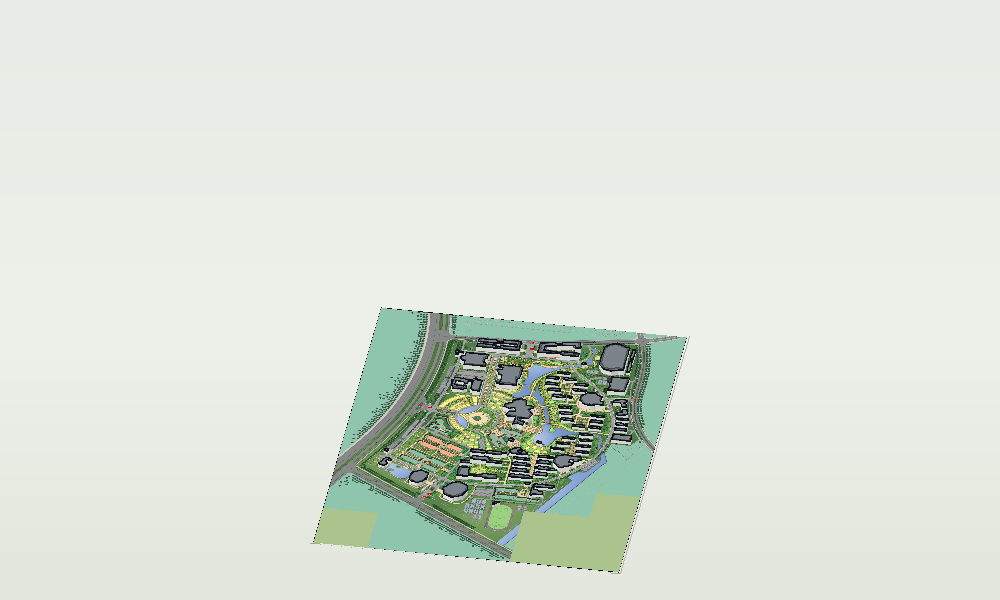

Write the Python code that produced this figure.
# -*- coding: utf-8 -*-
"""离线校验渲染：严格复刻 离线预览.html 的 draw3D 投影与徽派上色（含地基底板）。"""
import json, math, os
import io
import numpy as np
from PIL import Image, ImageDraw

from build_materials import load_ground  # 复用沙盘校准后的地面贴图（擦图例/草坪绿）

ROOT = os.path.dirname(os.path.dirname(os.path.abspath(__file__)))
OUTLINES = os.path.join(ROOT, "data", "outlines.json")
GROUND = os.path.join(ROOT, "refs", "official_01_plan_d.jpg")
OUT = os.path.join(os.path.dirname(os.path.abspath(__file__)), "_verify_render.png")

d = json.load(open(OUTLINES, encoding="utf-8"))
polys = d["polygons"]

W, H = 1000, 600
ANG = -0.62
PANX, PANY = 0, 140
allp = [(q[0], q[1]) for p in polys for q in p["points"]]
xs = [p[0] for p in allp]; zs = [p[1] for p in allp]
span = max(max(xs) - min(xs), max(zs) - min(zs), 1.0)
SC = round(336.0 / span, 5)
C, S = math.cos(ANG), math.sin(ANG)

def proj(x, y, z):
    rx = x * C - z * S
    rz = x * S + z * C
    return [W / 2 + (rx - rz) * 0.866 * SC + PANX,
            H / 2 + (rx + rz) * 0.5 * SC - y * SC * 0.9 + PANY]

def P(x, y, z):
    return (int(proj(x, y, z)[0]), int(proj(x, y, z)[1]))

def shade(rgb, f):
    return tuple(min(255, max(0, int(c * f))) for c in rgb)

def area(p):
    a = 0
    for i in range(len(p)):
        q = p[(i + 1) % len(p)]
        a += p[i][0] * q[1] - q[0] * p[i][1]
    return abs(a) / 2

def height(a):
    return 21 if a > 9000 else (18 if a > 3500 else (15 if a > 1200 else 11))

def long_edges(p):
    if len(p) < 3: return []
    best, bA, bB = 0.0, p[0], p[1]
    for i in range(len(p)):
        a2 = p[i]; b2 = p[(i + 1) % len(p)]
        dd = math.hypot(b2[0]-a2[0], b2[1]-a2[1])
        if dd > best: best, bA, bB = dd, a2, b2
    ang0 = math.atan2(bB[1]-bA[1], bB[0]-bA[0])
    edges = []
    for i in range(len(p)):
        a2 = p[i]; b2 = p[(i + 1) % len(p)]
        if math.hypot(b2[0]-a2[0], b2[1]-a2[1]) < 1: continue
        da = math.atan2(b2[1]-a2[1], b2[0]-a2[0]) - ang0
        da = abs(math.atan2(math.sin(da), math.cos(da)))
        if da < 0.35: edges.append((a2, b2))
    return edges

def obb(p):
    n = len(p); cx = sum(q[0] for q in p)/n; cz = sum(q[1] for q in p)/n
    best, bA, bB = 0.0, p[0], p[1]
    for i in range(n):
        a2 = p[i]; b2 = p[(i+1)%n]; dd = math.hypot(b2[0]-a2[0], b2[1]-a2[1])
        if dd > best: best, bA, bB = dd, a2, b2
    ux, uz = (bB[0]-bA[0])/best, (bB[1]-bA[1])/best; vx, vz = -uz, ux
    Lh = Wh = 0.0
    for q in p:
        Lh = max(Lh, abs((q[0]-cx)*ux+(q[1]-cz)*uz)); Wh = max(Wh, abs((q[0]-cx)*vx+(q[1]-cz)*vz))
    return cx, cz, ux, uz, vx, vz, Lh, Wh

COL = {"building": (224, 226, 225), "roof": (108, 114, 120), "maotou": (34, 39, 44),
       "water": (111, 168, 207), "green": (127, 168, 90), "road": (192, 196, 188)}

# 背景：暖灰绿地平
img = Image.new("RGB", (W, H), (233, 236, 230))
px = img.load()
for y in range(H):
    t = y / H
    if t < 0.55:
        f = t / 0.55; r = int(233+(238-233)*f); g = int(236+(241-236)*f); b = int(230+(234-230)*f)
    else:
        f = (t-0.55)/0.45; r = int(238+(227-238)*f); g = int(241+(230-241)*f); b = int(234+(220-234)*f)
    for x in range(W): px[x, y] = (r, g, b)
draw = ImageDraw.Draw(img, "RGBA")

# 地面：规划图仿射贴图（dest像素 -> source图块像素，须解逆映射）
gw, gh = 1800, 2395
def wx(u): return (u-900)/1.81
def wz(v): return (v-1197.5)/1.81
src = np.array([(0, 0), (gw, 0), (0, gh)], float)          # 规划图像素
dst = np.array([proj(wx(u), 0, wz(v)) for u, v in src], float)  # 屏幕像素
A = np.column_stack([dst, np.ones(3)])                     # [dx, dy, 1]
coef_u, *_ = np.linalg.lstsq(A, src[:, 0], rcond=None)     # u = a*dx+b*dy+c
coef_v, *_ = np.linalg.lstsq(A, src[:, 1], rcond=None)     # v = d*dx+e*dy+f
a, b, c = coef_u; dd, e, f = coef_v
gimg = Image.open(io.BytesIO(load_ground())).convert("RGB").resize((gw, gh))
ground = gimg.transform((W, H), Image.AFFINE, (a, b, c, dd, e, f), resample=Image.BILINEAR)

# 地基底板（先画侧立面；顶面随后由规划图贴图覆盖）
def draw_base():
    X0,Z0,X1,Z1=-505,-668,505,668
    front=[P(X0,0,Z1),P(X1,0,Z1),P(X1,-0.6,Z1),P(X0,-0.6,Z1)]
    right=[P(X1,0,Z1),P(X1,0,Z0),P(X1,-0.6,Z0),P(X1,-0.6,Z1)]
    draw.polygon(front, fill=(169,167,155))
    draw.polygon(right, fill=(182,180,168))
draw_base()

# 规划图贴到顶面（只贴校园四边形范围内）
quad = [P(wx(0),0,wz(0)), P(wx(gw),0,wz(0)), P(wx(gw),0,wz(gh)), P(wx(0),0,wz(gh))]
mask = Image.new("L", (W, H), 0)
ImageDraw.Draw(mask).polygon([tuple(q) for q in quad], fill=255)
img = Image.composite(ground, img, mask)
draw = ImageDraw.Draw(img, "RGBA")

def poly(pts2d, y, fill, outline=None):
    sp = [P(x, y, z) for x, z in pts2d]
    draw.polygon(sp, fill=fill, outline=outline)

# 水/绿/路/操场由规划图贴图地面承载（与 GLB 一致），不再铺平色覆盖层

blds = [p for p in polys if p["class"] == "building"]
blds.sort(key=lambda p: sum(q[0]+q[1] for q in p["points"])/len(p["points"]))

def pip(px, pz, poly):
    inside = False; N = len(poly); j = N - 1
    for i2 in range(N):
        xi, zi = poly[i2]; xj, zj = poly[j]
        if (zi > pz) != (zj > pz) and px < (xj - xi) * (pz - zi) / (zj - zi + 1e-12) + xi:
            inside = not inside
        j = i2
    return inside

for p in blds:
    pts = p["points"]
    if len(pts) < 3: continue
    h = height(area(pts))
    cx, cz, ux, uz, vx, vz, Lh, Wh = obb(pts)
    for i in range(len(pts)):
        u = pts[i]; v = pts[(i+1)%len(pts)]
        ang_e = math.atan2(v[1]-u[1], v[0]-u[0])
        lit = 0.72 + 0.28*abs(math.cos(ang_e+ANG))
        q = [P(u[0],0,u[1]), P(v[0],0,v[1]), P(v[0],h,v[1]), P(u[0],h,u[1])]
        draw.polygon(q, fill=shade(COL["building"], lit))
    k = 0.12; rise = min(2.6, max(1.8, h*0.15))
    ip = [[cx+(q[0]-cx)*(1-k), cz+(q[1]-cz)*(1-k)] for q in pts]
    for i in range(len(pts)):
        u = pts[i]; v = pts[(i+1)%len(pts)]; c2 = ip[i]; d2 = ip[(i+1)%len(ip)]
        q = [P(u[0],h,u[1]), P(v[0],h,v[1]), P(d2[0],h+rise,d2[1]), P(c2[0],h+rise,c2[1])]
        draw.polygon(q, fill=shade(COL["roof"], 0.82+0.2*((i%3)/3)))
    qtop = [P(q[0],h+rise,q[1]) for q in ip]
    draw.polygon(qtop, fill=shade(COL["roof"], 1.15))
    draw.line(qtop+[qtop[0]], fill=(20,26,30,115), width=1)
    qeave = [P(q[0],h,q[1]) for q in pts]
    draw.line(qeave+[qeave[0]], fill=(30,38,46,90), width=1)
    # 马头墙：① 檐口压顶（每条边）
    for i in range(len(pts)):
        A=pts[i]; B=pts[(i+1)%len(pts)]
        dx=B[0]-A[0]; dy=B[1]-A[1]; L=math.hypot(dx,dy)
        if L<2: continue
        bot=[]; top=[]
        for j in range(5):
            t=j/4; x=A[0]+dx*t; z=A[1]+dy*t; bot.append(P(x,h,z)); top.append(P(x,h+1.0,z))
        draw.polygon(bot+top[::-1], fill=COL["maotou"], outline=(16,20,24))
    # ② 近矩形：长轴两端山墙阶梯（马头墙）
    n=len(pts); cx2=sum(q[0] for q in pts)/n; cz2=sum(q[1] for q in pts)/n
    best,bA,bB=0.0,pts[0],pts[1]
    for i in range(n):
        a=pts[i]; b=pts[(i+1)%n]; dd=math.hypot(b[0]-a[0], b[1]-a[1])
        if dd>best: best,bA,bB=dd,a,b
    ux,uz=(bB[0]-bA[0])/best,(bB[1]-bA[1])/best; vx,vz=-uz,ux
    Lh=Wh=0.0
    for q in pts: Lh=max(Lh,abs((q[0]-cx2)*ux+(q[1]-cz2)*uz)); Wh=max(Wh,abs((q[0]-cx2)*vx+(q[1]-cz2)*vz))
    ex1=(cx2+Lh*ux,cz2+Lh*uz); ex2=(cx2-Lh*ux,cz2-Lh*uz)
    near=min(min(math.hypot(ex1[0]-q[0],ex1[1]-q[1]) for q in pts),min(math.hypot(ex2[0]-q[0],ex2[1]-q[1]) for q in pts))
    # ② 长轴两端阶梯山墙：先找端面实际覆盖区段，再逐盒包含复查
    us = []; vs = []
    for q in pts:
        us.append((q[0]-cx2)*ux+(q[1]-cz2)*uz); vs.append((q[0]-cx2)*vx+(q[1]-cz2)*vz)
    umin, umax = min(us), max(us); vmin, vmax = min(vs), max(vs)
    M=5; base=1.2; step=1.6; thick=1.4; SAMP=80
    for u_end, e in ((umax, 1), (umin, -1)):
        ui=u_end-e*thick*0.5
        flags=[pip(cx2+ui*ux+(vmin+(vmax-vmin)*s/SAMP)*vx, cz2+ui*uz+(vmin+(vmax-vmin)*s/SAMP)*vz, pts) for s in range(SAMP+1)]
        bs=bl=cs=cl=0
        for s, f in enumerate(flags+[False]):
            if f:
                if cl==0: cs=s
                cl+=1
            else:
                if cl>bl: bs,bl=cs,cl
                cl=0
        if bl<4 or bl/SAMP*(vmax-vmin)<6.0: continue
        v_lo=vmin+(vmax-vmin)*bs/SAMP; v_hi=vmin+(vmax-vmin)*(bs+bl)/SAMP
        vseg=(v_hi-v_lo)/M
        for i in range(M):
            vc=v_lo+(i+0.5)*vseg; lvl=base+step*(2-abs(i-2))
            ok=True
            for t5 in range(5):
                vv=(vc-vseg*0.49)+(vseg*0.98)*t5/4
                if not pip(cx2+ui*ux+vv*vx, cz2+ui*uz+vv*vz, pts): ok=False; break
            if not ok: continue
            ccx=cx2+u_end*ux+vc*vx; ccz=cz2+u_end*uz+vc*vz; hu=thick*0.5; hv=vseg*0.49
            cs2=[[-hu,-hv],[hu,-hv],[hu,hv],[-hu,hv]]
            o=[P(ccx+s2[0]*ux+s2[1]*vx, h, ccz+s2[0]*uz+s2[1]*vz) for s2 in cs2]
            t=[P(ccx+s2[0]*ux+s2[1]*vx, h+lvl, ccz+s2[0]*uz+s2[1]*vz) for s2 in cs2]
            draw.polygon(o+[t[3],t[2],t[1],t[0]], fill=COL["maotou"], outline=(16,20,24))
    for (A,B) in long_edges(pts):
        dx=B[0]-A[0]; dy=B[1]-A[1]; L=math.hypot(dx,dy)
        if L<2: continue
        bot=[]; top=[]
        for i in range(5):
            t=i/4; x=A[0]+dx*t; z=A[1]+dy*t
            bot.append(P(x,h,z)); top.append(P(x,h+0.5,z))
        draw.polygon(bot+top[::-1], fill=COL["maotou"], outline=(16,20,24))

img.save(OUT)
print("saved", OUT)
